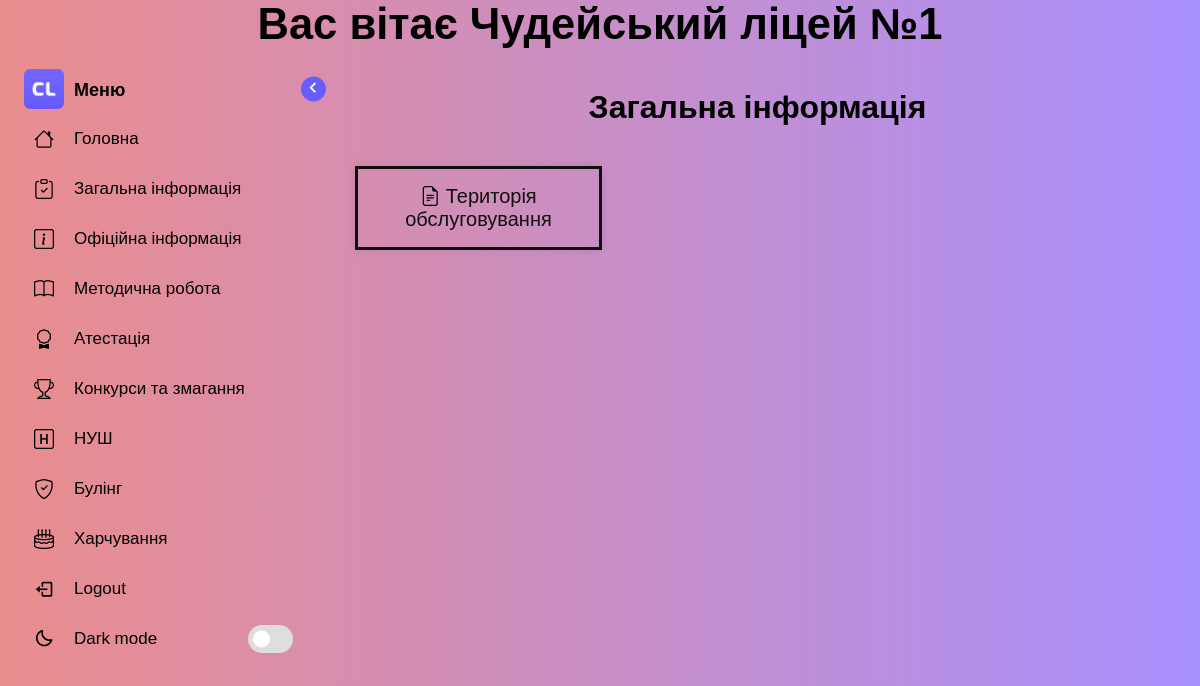
The page /zagalna/ on the database as committed earlier.
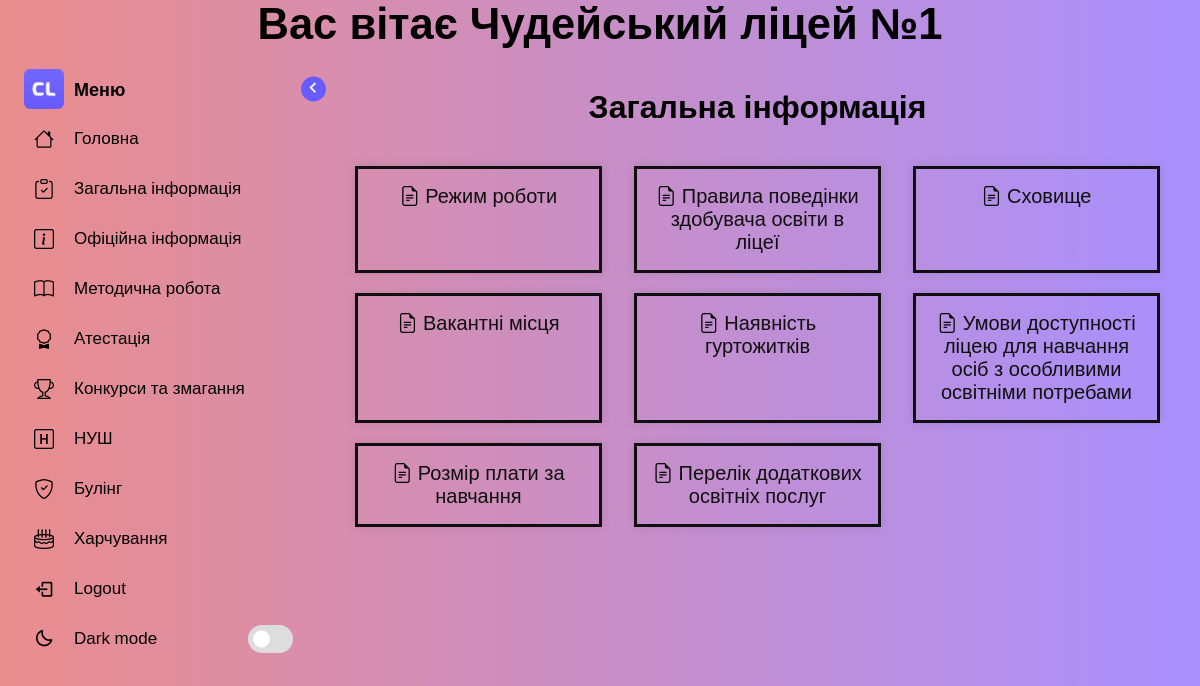
The same page on the database as committed later.
### blog/models.py (models this page shows, shortened)
class Menu(models.Model):
    title = models.CharField(max_length=20)
    slug = models.CharField(max_length=40, default=False, blank=True, null=True, )
    icon = models.CharField(max_length=50)
    priority = models.IntegerField(default=0)
    def __str__(self):
        return self.title
    class Meta:
        ordering = ['priority']
        indexes = [
            models.Index(fields=['priority']),
        ]

class Menuinfo(models.Model):
    menu_title = models.ForeignKey(Menu, on_delete=models.CASCADE,default=1)
    content_title = models.CharField(max_length=250, null=True, blank=True)
    slug = models.SlugField(max_length=250, null=True, blank=True)
    body = models.TextField(null=True, blank=True)
    image = models.ImageField(upload_to='category_images/',null=True, blank=True)
    file = models.FileField(upload_to='menu_documents/',null=True, blank=True,max_length=100)
    priority = models.IntegerField(default=0)
    class Meta:
        ordering = ['menu_title']
        indexes = [
            models.Index(fields=['menu_title']),
        ]

### blog/views.py (the view)
# urls.py: path('<slug:menu_slug>/', views.menu_detail, name='menu_detail'),
def menu_detail(request, menu_slug):
    menu_contents = Menuinfo.objects.filter(menu_title__slug=menu_slug).order_by('priority')
    if not menu_contents:
        raise Http404("No menu content found")
    unique_slugs = set()
    unique_menu_contents = []
    for menu_item in menu_contents:
        if menu_item.slug not in unique_slugs:
            unique_slugs.add(menu_item.slug)
            unique_menu_contents.append(menu_item)
    options = Menu.objects.all()
    context = {'menu_contents': unique_menu_contents, 'options': options}
    for menu_item in unique_menu_contents:
        menu_item.url = reverse('menu_info', kwargs={'menu_slug': menu_slug, 'slug': menu_item.slug})
    return render(request, 'blog/menu_detail.html', context)

### blog/templates/blog/menu_detail.html (shortened to what this page needs)
{% extends "blog/base/base.html" %}
{% load static %}
{% block content %}
    <h1>{{ menu_contents.0.menu_title }}</h1>
    <div class="menu_content">
        {% for menu_item in menu_contents %}
            <div class="category">
                <i class="bi bi-file-earmark-text"></i>
                    {%if menu_item.body%}
                <a href="{{ menu_item.url }}">{{ menu_item.content_title }}</a>
                {% else%}
                <a href="{{ menu_item.file.url }}" target="_blank">{{ menu_item.content_title }}</a>
                {%endif%}
            </div>
        {% endfor %}
    </div>
{% endblock %}

### blog/templates/blog/base/base.html (shortened to what this page needs)
{% load static %}
<!DOCTYPE html>
<html lang="en">
<head>
    <link rel="stylesheet" href="https://cdn.jsdelivr.net/npm/bootstrap-icons@1.11.3/font/bootstrap-icons.min.css">
    <link href='https://unpkg.com/boxicons@2.1.1/css/boxicons.min.css' rel='stylesheet'>
    <link rel="stylesheet" href="{% static 'css/style.css' %}">
</head>
<body>
<header class="head">
        <div class="text"><h2>Вас вітає Чудейський ліцей №1</h2></div>
</header>
<div class="container">
    <nav class="sidebar">
        <header>
            <div class="image-text">
                        <span class="image">
                            <img src="{% static 'css/images/logo.png' %}" alt="">
                        </span>
                <div class="text logo-text">
                    <span class="name">Меню</span>
                </div>
                <i class='bx bx-chevron-right toggle'></i>
            </div>
        </header>
        <div class="menu-bar">
            <div class="menu">
                <ul class="menu-links">
                    {% for option in options %}
                        <li class="nav-link">
                            <a href="{% url 'menu_detail' option.slug %}">
                                <i class='{{ option.icon }} icon'></i>
                                <span class="text nav-text">{{ option.title }}</span>
                            </a>
                        </li>
                    {% endfor %}
                </ul>
            </div>
            <div class="bottom-content">
                <li class="">
                    <a href="#">
                        <i class='bx bx-log-out icon'></i>
                        <span class="text nav-text">Logout</span>
                    </a>
                </li>
                <li class="mode">
                    <div class="sun-moon">
                        <i class='bx bx-moon icon moon'></i>
                    </div>
                    <span class="mode-text text">Dark mode</span>
                    <div class="toggle-switch">
                        <span class="switch"></span>
                    </div>
                </li>
            </div>
        </div>
    </nav>
    <div class="main-content">
        {% block content %}
        {% endblock %}
    </div>
</div>
</body>
</html>

### blog/static/css/style.css (style rules this page uses)
* { margin: 0; padding: 0; box-sizing: border-box; font-family: 'Poppins', sans-serif; }
:root { --sidebar-color: #FFF; --primary-color: #695CFE; --text-color: #000000; --tran-05: all 0.3s ease; }
body { width: 100%; min-height: 100vh; background-image: linear-gradient(to right, #EA8D8D, #A890FE); background-color: var(--body-color) }
.container { display: flex; position: relative; }
.sidebar { width: 320px; padding: 10px 14px; background-color: transparent; top: 0; left: 0; z-index: 1; height: 100%; }
.main-content { width: calc(100% - 300px); margin-top: 10px; flex-grow: 1; }
.sidebar li { height: 40px; list-style: none; display: flex; align-items: center; margin-top: 10px; }
.sidebar header .image, .sidebar .icon { min-width: 60px; border-radius: 6px; }
.sidebar .icon { min-width: 60px; border-radius: 6px; height: 100%; display: flex; align-items: center; justify-content: center; font-size: 20px; }
.sidebar .text, .sidebar .icon { color: var(--text-color); }
.sidebar .text { font-size: 17px; font-weight: 500; white-space: nowrap; opacity: 1; }
.sidebar header { position: relative; }
.sidebar header .image-text { display: flex; align-items: center; }
.sidebar header .logo-text { display: flex; flex-direction: column; }
header .image-text .name { margin-top: 2px; font-size: 18px; font-weight: 600; }
.sidebar header .image { display: flex; align-items: center; justify-content: center; }
.sidebar header .image img { width: 40px; border-radius: 6px; }
.sidebar header .toggle { position: absolute; top: 50%; right: -25px; transform: translateY(-50%) rotate(180deg); height: 25px; width: 25px; background-color: var(--primary-color); color: var(--sidebar-color); border-radius: 50%; display: flex; align-items: center; justify-content: center; font-size: 22px; cursor: pointer; padding-top: 2px; }
.sidebar li a { padding-right: 10px; list-style: none; height: 100%; background-color: transparent; display: flex; align-items: center; width: 100%; border-radius: 6px; text-decoration: none; }
.sidebar .menu-bar { height: calc(100% - 55px); display: flex; flex-direction: column; justify-content: space-between; }
.sidebar .menu-bar .mode { border-radius: 6px; background-color: var(--primary-color-light); position: relative; }
.menu-bar .mode .sun-moon { height: 50px; width: 60px; }
.mode .sun-moon i { position: absolute; bottom: 2%; }
.menu-bar .bottom-content .toggle-switch { position: absolute; right: 0; height: 100%; min-width: 60px; display: flex; align-items: center; justify-content: center; border-radius: 6px; cursor: pointer; }
.toggle-switch .switch { position: relative; height: 28px; width: 45px; border-radius: 25px; background-color: #DDD; }
.switch::before { content: ''; position: absolute; height: 17px; width: 17px; border-radius: 50%; top: 50%; left: 5px; transform: translateY(-50%); background-color: var(--sidebar-color); }
.head .text { text-align: center; font-size: calc(14px + 16 * (100vw / 1280)); font-weight: 500; color: black; width: 100%; margin: 0 auto; padding: 0 20px; }
.head { width: 100%; padding-bottom: 10px; }

### blog/templates/blog/menu_detail.html (style rules this page uses)
.main-content { padding: 20px; text-align: center; }
.menu_content { padding: 20px; -webkit-column-gap: 2rem; -moz-column-gap: 2rem; column-gap: 2rem; display: -webkit-box; display: -ms-flexbox; display: flex; -ms-flex-wrap: wrap; flex-wrap: wrap; }
.menu_content > .category { -webkit-box-pack: center; -ms-flex-pack: center; -webkit-box-flex: 0; -ms-flex: 0 0 33%; flex: 0 0 33%; justify-content: center; max-width: calc(33.33333% - 1.33333rem); width: 100% }
.category { font-size: 20px; border-color: #0f0f0f; border-style: solid; padding: 1rem; margin-top: 20px; box-shadow: 0 0 10px rgba(0, 0, 0, 0.1); }
.category a { text-decoration: none ; word-wrap: break-word; color: #0f0f0f; }

Rows that differ between the two databases and show on the page:
changed Menuinfo "Загальна інформація": content_title "Територія обслуговування" → "Режим роботи"
added Menuinfo: content_title "Правила поведінки здобувача освіти в ліцеї"
added Menuinfo: content_title "Cховище"
added Menuinfo: content_title "Вакантні місця"
added Menuinfo: content_title "Наявність гуртожитків"
added Menuinfo: content_title "Умови доступності ліцею для навчання осіб з особливими освітніми потребами"
added Menuinfo: content_title "Розмір плати за навчання"
added Menuinfo: content_title "Перелік додаткових освітніх послуг"
